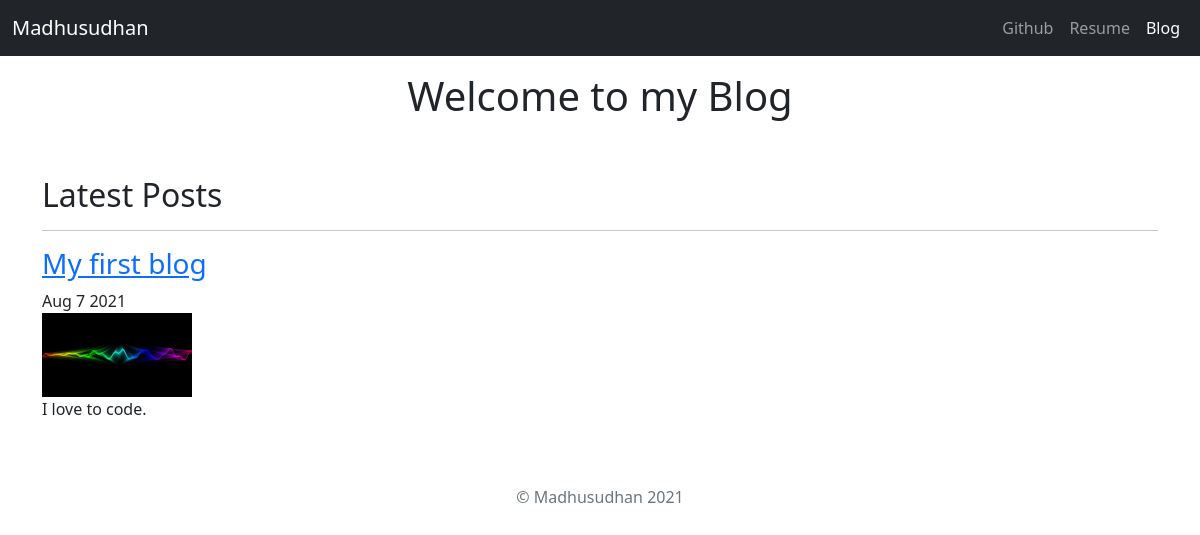
/blog/, run on an earlier commit of the app's database.
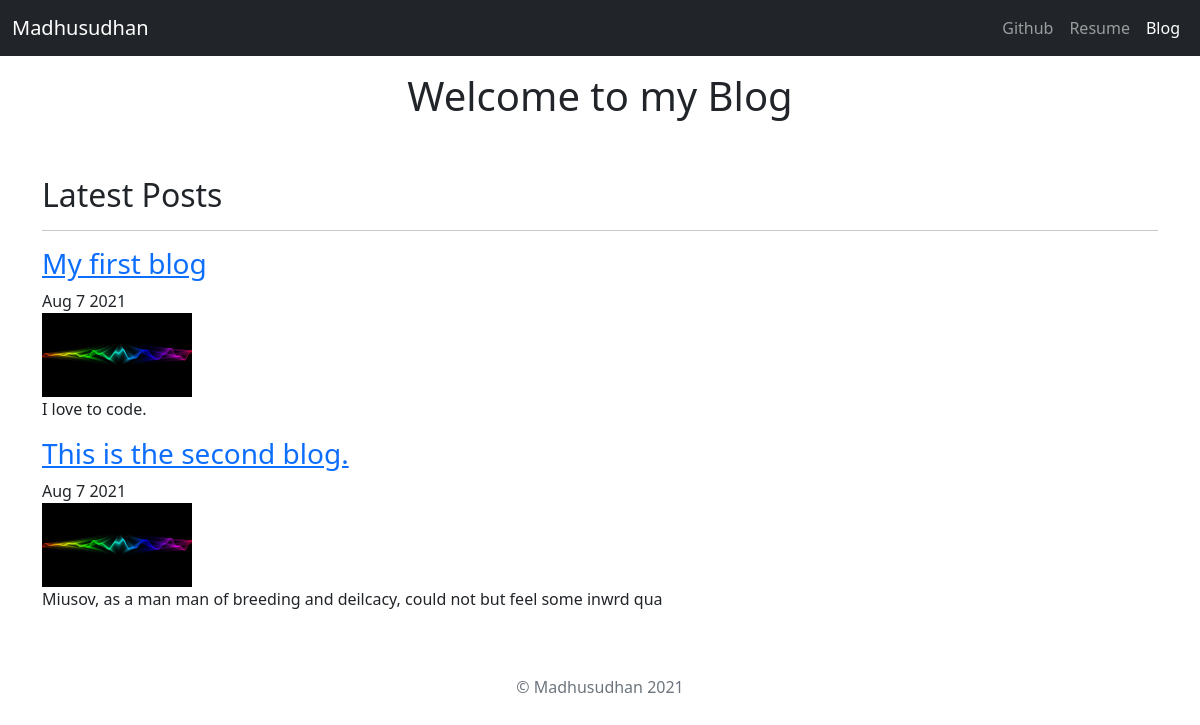
And on a later commit of the database.
### blog/models.py (models this page shows, shortened)
class Blog(models.Model):
    title = models.CharField(max_length=200)
    pub_date = models.DateTimeField()
    body = models.TextField()
    image = models.ImageField(upload_to='images/')
    def summary(self):
        return self.body[:80]
    def pub_date_pretty(self):
        return self.pub_date.strftime('%b %e %Y')

### blog/views.py (the view)
# urls.py: path('',views.allblogs, name='allblogs'),
def allblogs(request):
    blogs = Blog.objects
    return render(request, 'blog/allblogs.html', {'blogs':blogs})

### blog/templates/blog/allblogs.html (shortened to what this page needs)
<!doctype html>
<html lang="en">
  <head>
    {% load static %}
<link href="https://cdn.jsdelivr.net/npm/bootstrap@5.1.0/dist/css/bootstrap.min.css" rel="stylesheet">
  </head>
  <body>
<header>
  <nav class="navbar navbar-expand-lg navbar-dark bg-dark">
    <div class="container-fluid">
  <a class="navbar-brand" href="{% url 'home' %}">Madhusudhan</a>
      <div class="collapse navbar-collapse" id="navbarNavAltMarkup">
        <div class="navbar-nav ms-auto">
          <a class="nav-item nav-link" href="https://github.com/Madhusudhangupta">Github</a>
          <a class="nav-item nav-link" href="{% static 'resume.pdf' %}">Resume</a>
          <a class="nav-item nav-link active" href="{% url 'allblogs' %}">Blog</a>
        </div>
      </div>
    </div>
  </nav>
</header>
<main role="main">
    <div class="container">
        <h1 class="text-center pt-3">Welcome to my Blog</h1>
        <br>
        <br>
        <h2>Latest Posts</h2>
        <hr>
        {% for blog in blogs.all %}
        <a href="{% url 'detail' blog.id %}"><h3>{{ blog.title }}</h3></a>
        {{ blog.pub_date_pretty }}
        <br>
        <img class="img-fluid" src="{{ blog.image.url }}" height=100 width=150>
        <br>
        <p>{{ blog.summary }}</p>
        {% endfor %}
    </div>
</main>
<footer class="text-muted py-5">
  <div class="container text-center">
      <p>© Madhusudhan {% now "Y" %}</p>
    </div>
</footer>
  </body>
</html>

What changed in the data, as far as the page shows it:
added Blog: title "This is the second blog.", pub_date_pretty "Aug 7 2021", image (picture), summary "Miusov, as a man man of breeding and deilcacy, could not but feel some inwrd qua"
